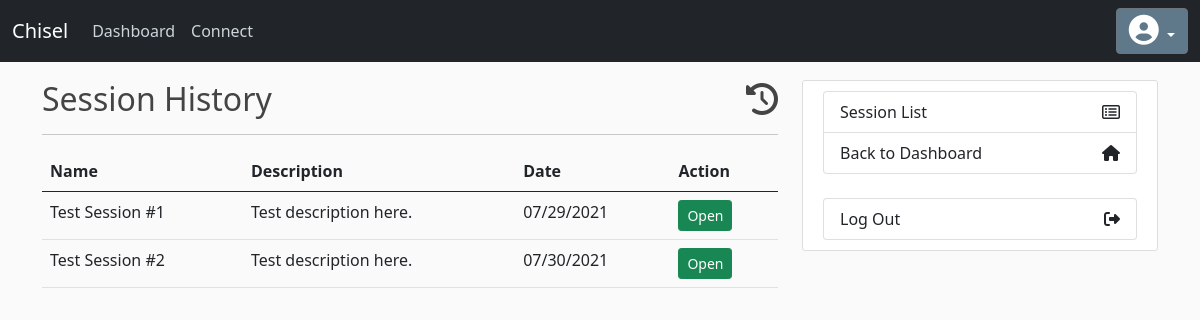
/session-history (signed in), run on the app's committed database.
### chisel/models/Workout.py (models this page shows)
class WorkoutSession(db.Model):
    id = db.Column( db.Integer, primary_key = True )
    name = db.Column( db.String( 128 ), nullable = False )
    desc = db.Column( db.Text, nullable = True )
    date = db.Column( db.DateTime )
    type = db.Column( db.Integer )
    completed = db.Column( db.Boolean, default = False )
    user_id = db.Column( db.Integer, db.ForeignKey( 'customer.id' ), nullable = False )
    exercises = db.relationship( 'Exercise', backref='workout_session' )

### chisel/routes.py (the view)
@app.route('/session-history', methods=['GET', 'POST'])
@login_required
def session_history():
    current_customer = Customer.query.filter_by( username = current_user.username ).first()
    prev_sessions = WorkoutSession.query.filter( WorkoutSession.user_id == current_customer.id, WorkoutSession.completed == True ).all()
    return render_template('session_history.html', username=current_user.username, ses_list = prev_sessions )

### chisel/models/Customer.py (called while the page is built)
@login_manager.user_loader
def load_user(user_id):
    return Customer.query.get(int(user_id))

### chisel/templates/session_history.html
{% extends "base.html" %}
{% block content %}
<h2>
  <div class="d-flex justify-content-between">
    <div>
      Session History
    </div>
    <div>
      <i class="fa fa-history"></i>
    </div>
  </div>
</h2>
<hr>
<table class="table">
  <thead>
    <tr>
      <th scope="col">Name</th>
      <th scope="col">Description</th>
      <th scope="col">Date</th>
      <th scope="col">Action</th>
    </tr>
  </thead>
  <tbody>
    {% for ses in ses_list %}
    <tr>
      <td>{{ ses.name }}</td>
      <td>{{ ses.desc }}</td>
      <td>{{ ses.date.strftime("%m/%d/%Y") }}</td>
      <td><a href="{{ url_for( 'view_session', session_id = ses.id ) }}" class="btn btn-sm btn-success">Open</a></td>
    </tr>
    {% endfor %}
  </tbody>
</table>
{% endblock %}
{% block sidebar %}
<div class="content-section">
  <div class="list-group">
    <a href="{{ url_for( 'session_list' ) }}" class="list-group-item list-group-item-action connect-option">
      Session List
      <i class="fa fa-list-alt"></i>
    </a>
    <a href="{{ url_for( 'dashboard' ) }}" class="list-group-item list-group-item-action connect-option">
      Back to Dashboard
      <i class="fa fa-home" aria-hidden="true"></i>
    </a>
  </div>
  <br/>
  <div class="list-group">
    <a href="#" class="list-group-item list-group-item-action connect-option">
      Log Out
      <i class="fa fa-sign-out"></i>
    </a>
  </div>
</div>
{% endblock %}

### chisel/static/dashboard.css (style rules this page uses)
body { background: #fafafa; color: #333333; margin-top: 5rem; }
h1, h2, h3, h4, h5, h6 { color: #444444; }
.connect-option { display: flex; justify-content: space-between; align-items: center; }
.content-section { background: #ffffff; padding: 10px 20px; border: 1px solid #dddddd; border-radius: 3px; margin-bottom: 20px; }

### data on the page
WorkoutSession: name "Test Session #1", desc "Test description here.", date "07/29/2021"
WorkoutSession: name "Test Session #2", desc "Test description here.", date "07/30/2021"
